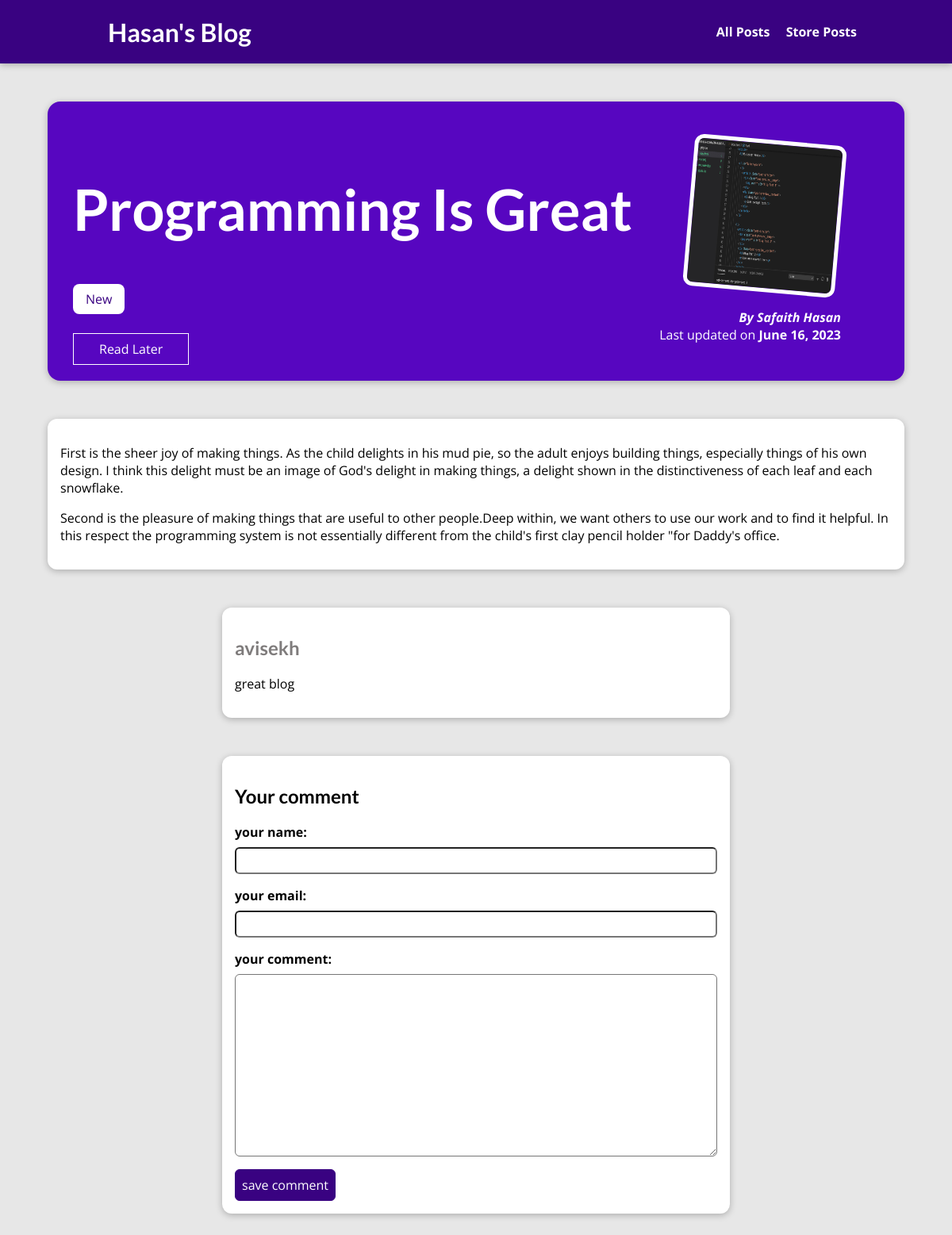
Page /posts/programming-is-fun on the committed database.
### blog/models.py (models this page shows, shortened)
class Post(models.Model):
    title = models.CharField(max_length=20)
    excerpt = models.CharField(max_length=50)
    image = models.ImageField(upload_to="posts")
    author = models.ForeignKey(
        Author, on_delete=models.SET_NULL, null=True, related_name="posts")
    content = models.TextField(validators=[MinLengthValidator(10)])
    date = models.DateField(auto_now=True)
    slug = models.SlugField(unique=True, db_index=True)
    tags = models.ManyToManyField(Tag)

class Tag(models.Model):
    caption = models.CharField(max_length=20)

class Author(models.Model):
    first_name = models.CharField(max_length=30)
    last_name = models.CharField(max_length=30)
    email_address = models.EmailField(max_length=20)
    def full_name(self):
        return f"{self.first_name} {self.last_name}"
    def __str__(self):
        return self.full_name()

class comment(models.Model):
    user_name =models.CharField(max_length=100)
    user_email = models.EmailField(max_length=100)
    text = models.TextField(max_length=400)
    post = models.ForeignKey(Post,on_delete=models.CASCADE,related_name="comments")

### blog/views.py (the view, shortened to what this page needs)
# urls.py: path("posts/<slug:slug>", views.SinglePost.as_view(), name="post_details"),
class SinglePost(View):
    def is_store(self,request,post_id):
        store_posts = request.session.get("store_posts")
        if store_posts is not None:
            is_later = post_id in store_posts
        else:
            is_later = False
        return is_later
    def get(self,request,slug):
        post=Post.objects.get(slug=slug)
        context = {
            "post":post,
            "post_tags":post.tags.all(),
            "comment_tags":commentform(),
            "post_comments":post.comments.all().order_by("-id"),
            "store_post":self.is_store(request,post.id)
        }
        return render(request,"blog/post-detail.html",context)

### blog/forms.py
class commentform(forms.ModelForm):
    class Meta:
        model = comment
        exclude = ["post"]
        labels = {
          "user_name":"your name",
          "user_email":"your email",
          "text":"your comment"
        }

### blog/templates/blog/post-detail.html (shortened to what this page needs)
{% extends 'base.html' %}
{% load static %}
{%block css_files %}
<link rel="stylesheet" href="{% static "blog/post-detail.css" %}"/>
{%endblock%}
{%block content%}
<section id="summary">
    <h2>{{post.title}}</h2>
    <div>
      {% for tag in post_tags %}
      <span class="tag">{{tag.caption}}</span>
      {% endfor %}
    </div>
    <div id="bstyle">
      <form action="{% url 'read_later' %}" method="POST">
        <button>
          {% if store_post %}
             Remove from "Read Later" List
          {% else %}
             Read Later
          {% endif %}
        </button>
      </form>
    </div>
    <article>
        <img src="{{ post.image.url }}" alt="{{post.title}}">
        <address>By <a href="mailto:{{post.author.email_address}}">{{post.author|title}}</a></address>
        <div> Last updated on <time>{{post.date}}</time></div>
    </article>
</section>
<main>
  {{post.content|linebreaks}}
</main>
<section id="cstyle">
  <ul>
  {% for comment in post_comments %}
  <li>
    <h2>{{comment.user_name}}</h2>
    <p>{{comment.text|linebreaks}}</p>
  </li>
  {% endfor %}
  </ul>
</section>
<section id="comment">
  <h2>Your comment</h2>
  <form action="{% url 'post_details' post.slug %}" method="POST">
    {% for field in comment_tags %}
    <div class="form-control {% if field.errors %}invalid{% endif %}">
       {{ field.label_tag }}
       {{ field }}
    </div>
    {% endfor %}
    <button>save comment</button>
  </form>
</section>
{% endblock %}

### static/app.css (style rules this page uses)
* { box-sizing: border-box; }
html { font-family: 'Open Sans', 'Lato', sans-serif; }
body { margin: 0; }
h1, h2, h3 { font-family: 'Lato', sans-serif; font-weight: bold; }

### blog/static/blog/post-detail.css (style rules this page uses)
body { background-color: #e7e7e7; }
#summary { margin: 8rem auto 3rem auto; padding: 2rem; width: 90%; max-width: 90rem; border-radius: 16px; background-color: #5706c0; position: relative; box-shadow: 0 2px 8px rgba(0, 0, 0, 0.25); height: 22rem; }
#summary h2 { color: white; font-size: 4.5rem; }
#summary article { position: absolute; top: 2rem; right: 3rem; padding: 1rem 2rem; border-radius: 12px; text-align: right; color: white; }
#summary article img { width: 12rem; height: 12rem; border-radius: 12px; transform: rotateZ(5deg); border: 5px solid white; margin-bottom: 1rem; }
#summary address { font-weight: bold; }
#summary a { color: white; text-decoration: none; }
#summary time { font-weight: bold; }
main { width: 90%; max-width: 90rem; margin: 3rem auto; background-color: white; padding: 1rem; border-radius: 12px; box-shadow: 0 2px 8px rgba(0, 0, 0, 0.25); }
.tag { background-color: white; color: #390281; padding: 0.5rem 1rem; border-radius: 8px; }
#comment { margin: 3rem auto; width: 90%; max-width: 40rem; border-radius: 12px; background-color: white; box-shadow: 0 2px 8px rgba(0, 0, 0, 0.25); padding: 1rem; }
#comment button { font: inherit; background-color: #390281; color: white; border: 1px solid #390281; padding: 0.5rem; border-radius: 6px; cursor: pointer; }
.form-control { margin-bottom: 1rem; }
.form-control label { font-weight: bold; margin-bottom: 0.5rem; display: block; }
.form-control input, .form-control textarea { display: block; width: 100%; font: inherit; padding: 0.25rem; border-radius: 6px; }
#cstyle { margin: 3rem auto; width: 90%; max-width: 40rem; border-radius: 12px; background-color: white; box-shadow: 0 2px 8px rgba(0, 0, 0, 0.25); padding: 1rem; }
#cstyle ul { list-style: none; margin: 0; padding: 0; }
#cstyle li { margin-bottom: 1rem; border-bottom: 2px solid #ccc; }
#cstyle li:last-of-type { border-bottom: none; }
#cstyle h2 { color: #7f7c7c; }
#bstyle { margin: 2rem 0; }
#bstyle button { background-color: transparent; border: 1px solid white; padding: 0.5rem 2rem; font: inherit; color: white; cursor: pointer; }

### rows in the picture
Post: title "Programming Is Great", image (picture), author "Safaith Hasan", date "June 16, 2023", content "First is the sheer joy of making things. As the child delights in his mud pie, so the adult enjoys building things, especially things of his own design. I think this delight must be an image of God's delight in making things, a delight shown in the distinctiveness of each leaf and each snowflake. Second is the pleasure of making things that are useful to other people.Deep within, we want others to use our work and to find it helpful. In this respect the programming system is not essentially different from the child's first clay pencil holder \"for Daddy's office."
Tag: caption "New"
comment: user_name "avisekh", text "great blog"

### other values in the picture
{{ field.label_tag }} "your name:" "your email:" "your comment:"
